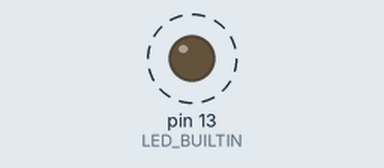
The sketch below on a simulated Arduino Uno, built with avr-gcc and run on an emulated ATmega328P. Shown: output pins drawn as LEDs (lit = HIGH). Dashed ring = blinking.

Above: at 0.5 s.
Timing chart, 0 to 4.6 s (numbered marks = the images above):
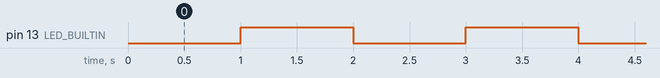

The sketch:

Timer1_Test.ino
```cpp
void setup()
{
    /*Related registers for Timer 1 control (16 bits)
   * TCNT1H & TCNT1L: Timer registers high and low byte.
   * TCCR1A: Timer/Counter control register A. (Do not touch for this application)
   * └──> WGM01/WGM00: For wave generation mode (Not used)
   * └──> COMnB1/COMnB0: For control of compare output pin (Not used)
   * └──> COMnA1/COMnA0: For control of compare output pin (Not used)
   * TCCR1B: Timer/Counter control register B.
   * └──> ICNC1:            Input capture noise canceller (not used)
   * └──> ICES1:            Input capture edge select (not used)
   * └──> WGM13/WGM12:      Wave generation mode (not used)
   * └──> CS12/CS11/CS10:   Clock Select
   *    └──>000 Timer/Counter stopped   011 Div by 64       1XX External clock related (not used)
   *    └──>001 No preescaler           100 Div by 256
   *    └──>010 Div by 8                101 Div by 1024
   * TCCR1C: Timer/Counter control register C (not used).
   *  └──> FOC1A/FOC1B/FOC1C: For output compare mode (not used)
   * OCR1AH & OCR1AL: Output compare register with TCNT1. Can generate the proper output compare interrupt OCF1x or generate waveform on pin OC0y.
   * OCR1BH & OCR1BL: Idem, can generate output to OC1x pin.
   * OCR1CH & OCR1CL: Idem.
   * ICR1H & ICR1L: Input Capture Register. It updates with TCNT1 each time an event occurs at ICPn pin.
   * TIFRx: Timer interrupt flag register (pending timer interrupt).
   *  └──> TOV0: Timer/Counter0 OVERLFOW Flag. Cleared automatically when executing corresponding ISR (that is, assuming interrupt is enabled).
   * TIMSK1: Timer interrupt mask register.
   *  └──> ICIE1: Input capture interrupt enable (not used).
   *  └──> TOIE1: Timer OVERFLOW interrupt ENABLE bit. If this is set, ISR(Timerx_OVF_vect) will be called.
   *  └──> OCIE1A/OCIE1B/OCIE1C: Timer/Counter compare match interrupt ENABLE.
   * TIFR1: Timer/Counter Interrupt flag register.
   *  └──> ICF1: Event flag for pin ICP1.
   *  └──> OCF1C/OCF1B/OCF1A: When there is a match of output compare register OCR1x with TCNT1.
   *  └──> TOV1: Timer/Counter Overflow flag. Cleared automatically if interrupt vector is executed.
   */
    //Serial.begin(9600);
    pinMode(LED_BUILTIN, OUTPUT);
    digitalWrite(LED_BUILTIN, LOW);
    noInterrupts();
    TCCR1A = 0;                 //Non WGM mode, normal operation of OCRA pin
    TCCR1B = 0;                 //Initialization of prescaler (Timer stopped)
    /*Let's setup a 250 Hz timer*/
    TCNT1 = 3036;              //Load timer to generate a 250 Hz interrupt
    TCCR1B |= (1 << CS12);      //Activate timer, 256 preescaler (16 MHz)
    TIMSK1 |= (1 << TOIE1);     //Activate interrupt by Timer Overflow
    interrupts();               //Activate Global Interrupts

}

ISR(TIMER1_OVF_vect)
{
    digitalWrite(LED_BUILTIN, digitalRead(LED_BUILTIN)^1);
    TCNT1 = 3036;
}

void loop()
{
    Serial.print("Timer 1 counter: ");
    Serial.println(TCNT1);
    Serial.print("TCCR1B register: ");
    Serial.println(TCCR1B, BIN);
}
```

Measured:
- by itself, pin 13 (LED_BUILTIN): alternates HIGH for 1.0 s and LOW for 1.0 s
